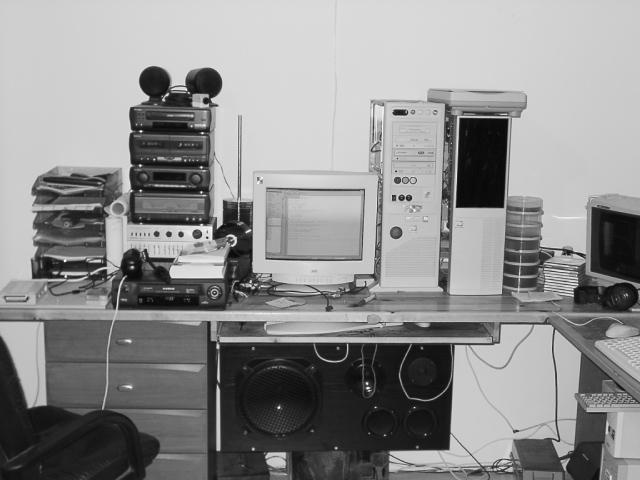
#> input picture bgs/00000099.jpg, 640 x 480 px, given in place of 00000003.jpg, which was not available
$ jupyter execute --allow-errors data_generator.ipynb   (shell and % lines are left out)
#> lines starting #> are read from the running program, lines starting #| are printed output that depends on the picture; after the words box and inside, x2 and y2 are one past the last pixel; in counts of white or black regions, pixels touching at a corner belong together; pictures that were not available may be replaced by others from this repository, and a replacement may not be noted
[cell 1]
from google.colab import drive
drive.mount('/gdrive')

[cell 2]
%cd "/gdrive/My Drive/Colab Notebooks/plate-detector"

[cell 3]
# Importation des bibliothéques utiles
import os
import sys
import random # Pour la génération aléatoire
import shutil # Pour la suppression des chemins
import itertools
import numpy as np # Pour les calculs matriciels
import matplotlib.pyplot as plt # Pour la visualisation en Jupyter
from PIL import Image, ImageDraw, ImageFont # Pour son support de la langue arabe
import cv2 # Indispensable pour le traitement d'images :)

[cell 4]
## Variables du scripts :

FONT_HEIGHT = 30  # Le nombre de pixels dans un caractère´: Contrôle la qualité
MAX_RUNS = 10000 # Nombre d'images à générer
PLATE_H_INTERVAL = (110,180) # Intervale de la largeur d'une plaque
PLATE_W_INTERVAL = (500,700) # Intervale de la longueur d'une plaque
OUTPUT_SHAPE = (240, 320) # Dimension de l'image de sortie
DEFAULT_POSITION = 0 # Une constante définissant l'absence de plaque dans l'image
NOISE_SCALE = 0.05 # Le rapport de bruit(par rapport à 1) : Pratiquement entre 0.01 et 0.1
ROOT_DIR = 'C:/Users/utilisateur/Documents/plate-detector/'
FONT_DIR = ROOT_DIR + 'fonts/'
BGS_DIR = ROOT_DIR + 'bgs/'
DATA_DIR = ROOT_DIR + 'data/GENERATED_DATASET/'
IMGS_DIR = DATA_DIR + 'imgs/'
ANNS_DIR = DATA_DIR + 'anns/'
DIRS = [IMGS_DIR, ANNS_DIR]

# Les fontes des lettres et nombres utilisées pour les plaques marocaines
numbers_fonts = {'font_1' : ImageFont.truetype(FONT_DIR + 'numbers/' + '1.ttf', FONT_HEIGHT * 4),
                 'font_2' : ImageFont.truetype(FONT_DIR + 'numbers/' + '2.ttf', FONT_HEIGHT * 4)}
letters_fonts = {'font_1' : ImageFont.truetype(FONT_DIR + 'letters/' + '1.ttf', FONT_HEIGHT * 4),
                 'font_2' : ImageFont.truetype(FONT_DIR + 'letters/' + '2.ttf', FONT_HEIGHT * 4)}

letters = ['أ', 'ب', 'ج', 'د', 'ش', 'س']
numbers = ['1','2','3','4','5','6','7','8','9','0']
# L'utilisation des lettres latins est justifiée par l'incompatibilité du systéme d'exploitation
latin_letters = {'أ':'A', 'ب':'B', 'ج':'J', 'د':'D', 'ش':'X', 'س':'S', }

[cell 5]
## Une fonction pour les simples détections

def bounding_box(mask, default = DEFAULT_POSITION, output = OUTPUT_SHAPE):
    '''Une fonction qui retourne les coordonnées du rectangle limitant l'objet blanc (pixel = 1)
       dans une image noire (pixel = 0)'''

    top = default
    bottom = default
    for i in range(0,output[0],1):
        if top == default and any(mask[i] > 0) :
            top = i
        if bottom == default and any(mask[output[0] - 1 - i] > 0) :
            bottom = output[0] - 1 - i
        if top != default and bottom != default :
            break
    left = default
    right = default
    for i in range(0,output[1],1):
        if left == default and any(mask.T[i] > 0) :
            left = i
        if right == default and any(mask.T[output[1] - 1 - i] > 0) :
            right = output[1] - 1 - i
        if left != default and right != default :
            break
    return top, left, bottom, right

[cell 6]
## Creation des nombres et lettres a utiliser lors de la creation de la plaque

letters_dim = {}
letters_img = {}
for font in letters_fonts :
    for letter in letters:
        tab = np.zeros((300, 300)) # Un tableau de dimensions suffisament grande pour qu'on écrit la lettre
        img = Image.fromarray(tab) # Transformation en une image (Objet PIL.Image)
        draw = ImageDraw.Draw(img) # Un curseur permettant la modification (écriture) de l'image
        draw.text((60, 60), letter, font=letters_fonts[font]) # Ecriture la lettre au centre de l'image
        img = np.array(img) # Transformation en un tableau (Objet np.array)
        top, left, bottom, right = bounding_box(img, 0,(300, 300)) # Détection des contour de la lettre
        img = img[top:bottom,left:right] # Extraction de la lettre
        letters_dim[font + '_' + letter] = (bottom - top, right - left) # Stockage des dimensions de la lettre
        letters_img[font + '_' + letter] = img # Stockage de la lettre

numbers_dim = {}
numbers_img = {}
for font in numbers_fonts :
    for number in numbers:
        tab = np.zeros((300, 300)) # it's known
        img = Image.fromarray(tab)
        draw = ImageDraw.Draw(img)
        draw.text((60,60), number, font=numbers_fonts[font])
        img = np.array(img)
        top, left, bottom, right = bounding_box(img, 0, (300, 300))
        img = img[top-5:bottom+5,left-5:right+5]
        numbers_dim[font + '_' + number] = (bottom - top + 10, right - left + 10)
        numbers_img[font + '_' + number] = img

[cell 7]
# Visualisation des caractères créées

fig = plt.figure(figsize=(20, 10)) # Pour une multi-visualisation
columns = max(len(numbers), len(letters))
rows = len(numbers_fonts) + len(letters_fonts)

i = 1  # Un ompteur

for font in numbers_fonts:
    for number in numbers :
        img = numbers_img[font + '_' + number]
        fig.add_subplot(rows, columns, i)
        plt.imshow(img,cmap='gray')
        i += 1

for font in letters_fonts:
    for letter in letters :
        img = letters_img[font + '_' + letter]
        fig.add_subplot(rows, columns, i)
        plt.imshow(img,cmap='gray')
        i += 1
    i += columns - len(letters)

plt.show()
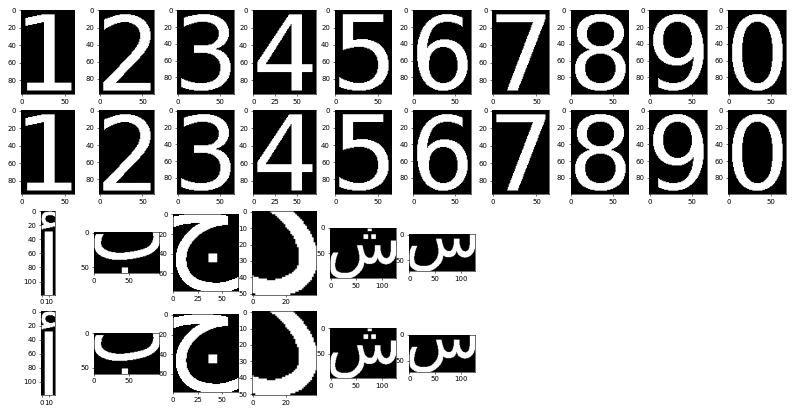
#> figure drawn by matplotlib, 32 panels

[cell 8]
##Fonctions du programme :
def random_plate():
    ''' Une fonction permettant la creation d'une plaqueavec un numéro de matricule aléatoire
        Remarque : Les caractères 'flottent' sur la surface de la plaque.'''

    # Fixation des valeurs aléatoires
    plate_w = random.randint(*PLATE_W_INTERVAL)
    plate_h = random.randint(*PLATE_H_INTERVAL)
    number = str(random.randint(1, 99999))
    letter = random.sample(letters, 1)[0]
    region = str(random.randint(1, 99))
    line_width = np.random.randint(4,9)
    line_length = np.random.randint(plate_h - 40, plate_h - 20)
    number_font = random.sample(list(numbers_fonts),1)[0]
    letter_font = random.sample(list(letters_fonts),1)[0]

    # code = '{:<5}-{:}-{:<2}'.format(number, letter, region)
    latin_code = '{:<5}-{:}-{:<2}'.format(number, latin_letters[letter], region)
    plate = np.zeros((plate_h,plate_w))

    # l'ajout des motifs consecutivement suit une loi decroissante
    # qui tend a positionner les nombres caractérisant la région extremmement à gauche.
    # Ma solution est de suivre un mouvement oscillatoir d'insertion

    # Ajout des nombres a gauche
    max_numbers_h = max([numbers_dim[number_font + '_' + n][0] for n in numbers])
    max_numbers_w = max([numbers_dim[number_font + '_' + n][1] for n in numbers])

    occupied = plate_w - len(number + region) * max_numbers_w - letters_dim[letter_font + '_' + letter][1] - 2 * line_width
    x_cursor = np.random.randint(0, occupied - 1)
    for n in number :
        y_cursor = np.random.randint(1, plate_h - numbers_dim[number_font + '_' + n][0])
        plate[y_cursor : y_cursor + numbers_dim[number_font + '_' + n][0], x_cursor : x_cursor + numbers_dim[number_font + '_' + n][1]] = numbers_img[number_font + '_' + n]
        x_cursor += numbers_dim[number_font +  '_' + n][1]

    # Ajout des nombres a droites (La region)
    occupied = x_cursor + line_width * 2 + letters_dim[letter_font + '_' + letter][1] + len(region) * max_numbers_w
    x2_cursor = np.random.randint(occupied - 1 , plate_w - 1)
    for n in region :
        x2_cursor -= numbers_dim[number_font +  '_' + n][1]
        y_cursor = np.random.randint(0, plate_h - numbers_dim[number_font + '_' + n][0])
        plate[y_cursor : y_cursor + numbers_dim[number_font + '_' + n][0], x2_cursor : x2_cursor + numbers_dim[number_font + '_' + n][1]] = numbers_img[number_font + '_' + n]

    # J'ai choisi une loi de Bernoulli pour caractériser l'exitence des lignes
    if random.random() > 0.3 :
        # Ajout de La ligne a droite
        occupied = x2_cursor - letters_dim[letter_font + '_' + letter][1] - 2 * line_width
        x_cursor = np.random.randint(x_cursor - 1, occupied + 1)
        y_cursor = np.random.randint(1, plate_h - line_length)
        plate[y_cursor : y_cursor + line_length, x_cursor : x_cursor + line_width] = np.ones((line_length, line_width))
        x_cursor += line_width

        # Ajout de la ligne a gauche
        occupied = x_cursor + letters_dim[letter_font + '_' + letter][1] + line_width
        x2_cursor = np.random.randint(occupied - 1, x2_cursor + 1)
        x2_cursor -= line_width
        y_cursor = np.random.randint(0, plate_h - line_length)
        plate[y_cursor : y_cursor + line_length, x2_cursor : x2_cursor + line_width] = np.ones((line_length, line_width))

    # Ajout de la lettre
    occupied = x2_cursor - letters_dim[letter_font + '_' + letter][1]
    x_cursor = np.random.randint(x_cursor - 1, occupied + 1)
    y_cursor = np.random.randint(0, plate_h - letters_dim[letter_font + '_' + letter][0])
    plate[y_cursor : y_cursor + letters_dim[letter_font + '_' + letter][0], x_cursor : x_cursor + letters_dim[letter_font + '_' + letter][1]] = letters_img[letter_font + '_' + letter]
    return plate, latin_code

def pick_colors():
    '''Choix de couleurs utilisées pour la plaque et pour son contenu (les chiffres)
       Remarque : Le choix se fait avec la condition de visibilité des chiffres dans la plaque'''
    first = True

    # La couleur des caractères doit les permettre d'être visibles
    while first or plate_color - text_color < 0.5:
        text_color = random.random()
        plate_color = random.random()
        if text_color > plate_color:
            text_color, plate_color = plate_color, text_color
        first = False
    return text_color, plate_color

def matrice_rotation(yaw, pitch, roll):
    '''Une fonction permettant de générer une matrice de rotation tridimentionnelle
       à partir des trois angles fournies (yaw, pitch, roll)'''

    # Le produit des isométries (Rotations dans R3) est une isométrie (Rotation dans R3)

    # Rotation selon l'axe Y
    c, s = np.cos(yaw), np.sin(yaw)
    M = np.matrix([   [  c, 0.,  s],
                      [ 0., 1., 0.],
                      [ -s, 0.,  c]])

    # Rotation selon l'axe X
    c, s = np.cos(pitch), np.sin(pitch)
    M = np.matrix([   [ 1., 0., 0.],
                      [ 0.,  c, -s],
                      [ 0.,  s,  c]]) * M

    # Rotation selon l'axe Z
    c, s = np.cos(roll), np.sin(roll)
    M = np.matrix([   [  c, -s, 0.],
                      [  s,  c, 0.],
                      [ 0., 0., 1.]]) * M
    return M

def rounded_rect(shape, rayon):
    '''Un mask pour la plaque plus realiste (Les contours sont plutot des arcs / quarts de circle)'''
    out = np.ones(shape)

    # On ne laisse que les coins du mask (des petits carreax de cotes R avec R le rayon fourni en parametre)
    out[:rayon, :rayon] = 0.0
    out[-rayon:, :rayon] = 0.0
    out[:rayon, -rayon:] = 0.0
    out[-rayon:, -rayon:] = 0.0

    # On remplit les cercle de rayon R sur les quatres qoins du mask
    cv2.circle(out, (rayon, rayon), rayon, 1.0, -1)
    cv2.circle(out, (rayon, shape[0] - rayon), rayon, 1.0, -1)
    cv2.circle(out, (shape[1] - rayon, rayon), rayon, 1.0, -1)
    cv2.circle(out, (shape[1] - rayon, shape[0] - rayon), rayon, 1.0, -1)
    return out

def generate_plate(font_height):
    '''Une fonction combinant les éléments de la plaque'''

    rayon = 1 + int(font_height * 0.5 * random.random())
    text_color, plate_color = pick_colors()
    text_mask, latin_code = random_plate()
    out_shape = text_mask.shape
    plate = (np.ones(out_shape) * plate_color * (1. - text_mask) + np.ones(out_shape) * text_color * text_mask)
    mask = rounded_rect(out_shape, rayon)
    return plate, mask, latin_code

def generate_bg(num_bg_images):
    ''' Une fonction qui retourne une image négative dimensionnée par les dimensions de la sortie '''

    found = False
    while not found:
        # Prendre une image négative aléatoire
        fname = BGS_DIR + '{:08d}.jpg'.format(random.randint(0, num_bg_images - 1))
        bg = cv2.imread(fname)
        bg = cv2.cvtColor(bg, cv2.COLOR_RGB2GRAY) / 255

        # Puisque les images sont de dimensions variables, on s'assure que l'image peut founir la résolution demandé
        if (bg.shape[1] >= OUTPUT_SHAPE[1] and bg.shape[0] >= OUTPUT_SHAPE[0]):
            found = True

    # Rogner les images négatives : ce processus permet de créer plus d'arrières plans
    x = random.randint(0, bg.shape[1] - OUTPUT_SHAPE[1])
    y = random.randint(0, bg.shape[0] - OUTPUT_SHAPE[0])
    bg = bg[y:y + OUTPUT_SHAPE[0], x:x + OUTPUT_SHAPE[1]]
    return bg

def make_affine_transform(from_shape, to_shape,
                          min_scale, max_scale,
                          scale_variation=1.0,
                          rotation_variation=1.0,
                          translation_variation=1.0):
    ''' Une fonction qui retourne une matrice de transformation affine
        et une valeur booléenne caractérisant la sortie de la plaque des limites de l'image
        à partir des paramètres et limites de rotation, translation et dimensionnement '''

    from_size = np.array([[from_shape[1], from_shape[0]]]).T # Vecteur colonne de dimensions de la plaque
    to_size = np.array([[to_shape[1], to_shape[0]]]).T # Vecteur colonne de dimensions de l'image négative

    # Calcul du coefficient de dimensionnement en respectant les limites et la variation imposées
    scale = random.uniform((min_scale + max_scale) * 0.5 -
                           (max_scale - min_scale) * 0.5 * scale_variation,
                           (min_scale + max_scale) * 0.5 +
                           (max_scale - min_scale) * 0.5 * scale_variation)

    # Une plaque très petite ou très grande sera éliminée aussi
    if scale > max_scale or scale < min_scale:
        out_of_bounds = True
    else:
        out_of_bounds = False

    # Calcul des angles de rotation en respectant
    roll = random.uniform(-np.pi / 6, np.pi / 6) * rotation_variation
    pitch = random.uniform(-np.pi / 6, np.pi / 6) * rotation_variation
    yaw = random.uniform(-np.pi / 6, np.pi / 6) * rotation_variation

    # Calcul et projection de la matrice de rotation
    M = matrice_rotation(yaw, pitch, roll)[:2, :2]

    # Matrice des coordonnées des sommets de la plaque par rapport au centre
    h, w = from_shape
    corners = np.matrix([[-w, +w, -w, +w],
                         [-h, -h, +h, +h]]) / 2

    # Dimensions du rectangle délimitant la plaque après rotation
    skewed_size = np.array(np.max(M * corners, axis=1) - np.min(M * corners, axis=1))

    # On maximize la valeur de la constante de redimensionnement
    # de façon à ce qu'elle prend en considération la rotation de la plaque
    scale *= np.min(to_size / skewed_size)
    M *= scale

    # Set the translation such that the skewed and scaled image falls withinthe output shape's bounds.
    trans = (np.random.random((2,1)) - 0.5) * translation_variation
    trans = ((2.0 * trans) ** 5.0) / 2.0
    if np.any(trans < -0.5) or np.any(trans > 0.5):
        out_of_bounds = True
    trans = (to_size - skewed_size * scale) * trans

    # Création de la matrice finale par concaténation de la matrice de rotation avec celle de translation.
    center_to = to_size / 2.
    center_from = from_size / 2.
    M = np.hstack([M, trans + center_to - M * center_from])
    return M, out_of_bounds

def generate_img(num_bg_images):
    '''Une fonction de synthèse qui génère la base de données'''

    bg = generate_bg(num_bg_images)
    plate, mask, latin_code = generate_plate(FONT_HEIGHT)

    if Visual:
        fig.add_subplot(2, 3, 1)
        plt.imshow(plate,cmap='gray')
        fig.add_subplot(2, 3, 4)
        plt.imshow(bg,cmap='gray')

    # Calcul de la matrice de transformation affine (trans * rot * scale)
    # avec une variable booléenne caractérisant la sortie de la plaque des limites de l'image
    M, out_of_bounds = make_affine_transform(from_shape=plate.shape,
                                             to_shape=bg.shape,
                                             min_scale=0.3,
                                             max_scale=1.0,
                                             rotation_variation=0.8,
                                             scale_variation=1.0,
                                             translation_variation=1.0)

    # Condition pour se débarasser des images de plaques qui sortent des limites de la plaque
    # La condition est séparé pour faciliter son élimination pour générer d'autre type de base de données
    if out_of_bounds:
        return generate_img(num_bg_images)

    # Application de la transformation affine de la plaque dans une image de même dimensions que la sortie demandée
    plate = cv2.warpAffine(plate, M, (bg.shape[1], bg.shape[0]))
    if Visual:
        fig.add_subplot(2, 3, 2)
        plt.imshow(plate,cmap='gray')

    # Application de la même transformation sur le masque de la plaque
    mask = cv2.warpAffine(mask, M, (bg.shape[1], bg.shape[0]))
    if Visual:
        fig.add_subplot(2, 3, 3)
        plt.imshow(mask,cmap='gray')

    # Une simple détection du rectangle délimitant le masque ; C'est le même rectangle qui délimite la plaque
    box = bounding_box(mask)

    # Superposition de la plaque, du masque et de l'image nögative
    img = plate * mask + bg * (1.0 - mask)
    if Visual:
        fig.add_subplot(2, 3, 5)
        plt.imshow(img,cmap='gray')

    # Ajout du bruit
    img += np.random.normal(scale = NOISE_SCALE, size = img.shape)
    if Visual:
        fig.add_subplot(2, 3, 6)
        plt.imshow(img,cmap='gray')

    return img, not out_of_bounds, latin_code, box

def generate_imgs():
    '''Une fonction génératrice de données (yield au lieu de return)'''

    num_bg_images = len(os.listdir(BGS_DIR))
    while True:
        yield generate_img(num_bg_images)

def show_image(image, labels = None):
    '''Une fonction permettant l'affichage d'une image et le tracage d'un rectangle autour de l'objet annoté
       (s'il y'en a)'''

    if not labels == None:
        (p, top, left, bottom, right) = labels
        cv2.rectangle(image, (int(left), int(top)), (int(right), int(bottom)) , (0,0,0),4)
    plt.imshow(image,cmap='gray')
    plt.show()

def save_file(img_idx, plate, p, latin, box):
    '''Une fonction qui enregistre les données générées'''

    img_name = IMGS_DIR + '{:08d}_{}_{}.png'.format(img_idx, latin, int(p))
    ann_name = ANNS_DIR + '{:08d}_{}_{}.txt'.format(img_idx, latin, int(p))

    ann = open(ann_name, mode = 'w', encoding = 'utf-8')
    contenu = 'Plate,{},{},{},{},{},{}\n'.format(*box, *OUTPUT_SHAPE)
    ann.write(contenu)
    ann.close()
    cv2.imwrite(img_name, plate * 255)

[cell 9]
# Création des chemins des données
for DIR in DIRS:
    shutil.rmtree(DIR, ignore_errors=True)
    os.makedirs(DIR)

Visual = False # Eteindre la visualisation
# Création de l'itérateur qui génère un nombre fixe de données
im_gen = itertools.islice(generate_imgs(),MAX_RUNS)

#> (the rest of this cell did not finish here and is left out)

#> in generate_bg, `bg = bg[y:y + OUTPUT_SHAPE[0], x:x + OUTPUT_SHAPE[1]]`:
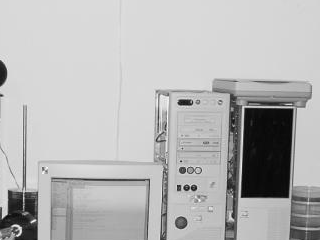
#> bg: shape (240, 320) float64; min 0.0118, max 1, mean 0.714
    save_file(img_idx, plate, p, latin, box)
    # Visualisation et mise à jour d'avancement de génération des données
    i = (img_idx / MAX_RUNS) * 100
    if int(i) == i:
        sys.stdout.write("\r%d%%" % i)
        sys.stdout.flush()

plt.show()
print('\rLa création de {} données est términé !!'.format(MAX_RUNS))

[cell 10]
## Visualisation des étapes de création
Visual = True
fig = plt.figure(figsize=(20, 10)) # Pour une multi-visualisation
dummy = generate_img(1)
#> call 2 of generate_img, with num_bg_images = 1
#> call 2 of generate_bg, with num_bg_images = 1
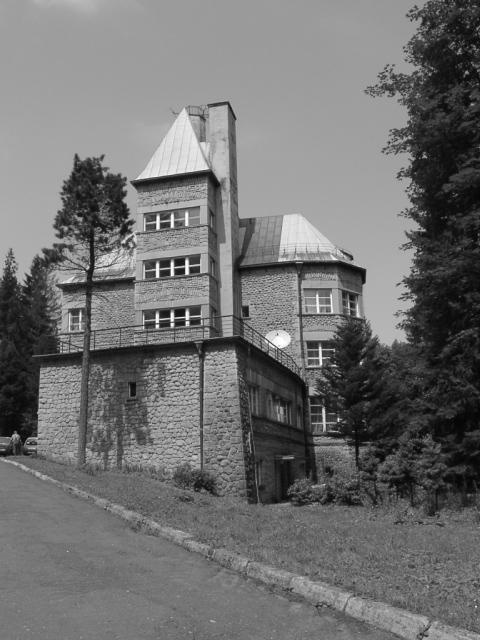
#> input picture bgs/00000140.jpg, 480 x 640 px, given in place of 00000000.jpg, which was not available
#> in generate_bg, bg is the input picture: shape (640, 480, 3); min 0, max 255, mean 112.2
#> in generate_bg (call 2), `bg = bg[y:y + OUTPUT_SHAPE[0], x:x + OUTPUT_SHAPE[1]]`:
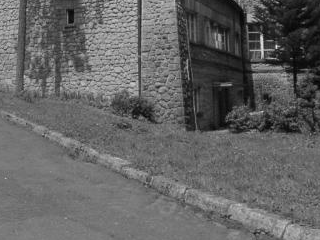
#> bg: shape (240, 320) float64; min 0, max 0.949, mean 0.391
#> in rounded_rect, `cv2.circle(out, (rayon, rayon), rayon, 1.0, -1)`:
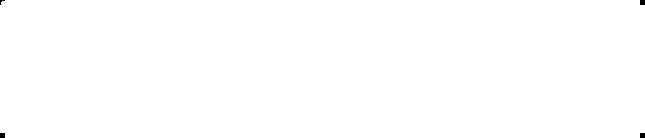
#> out: shape (138, 645) float64; values 0 (black) and 1 (white), 99.9% white; 4 black regions (1 under 20 px), largest, box (x1, y1, x2, y2) and area: (640, 0, 645, 5) 25, (0, 133, 5, 138) 25, (640, 133, 645, 138) 25
#> in rounded_rect, `cv2.circle(out, (rayon, shape[0] - rayon), rayon, 1.0, -1)`: out: shape (138, 645) float64; values 0 (black) and 1 (white), 99.9% white; 4 black regions (2 under 20 px), largest, box (x1, y1, x2, y2) and area: (640, 0, 645, 5) 25, (640, 133, 645, 138) 25
#> in rounded_rect, `cv2.circle(out, (shape[1] - rayon, rayon), rayon, 1.0, -1)`: out: shape (138, 645) float64; values 0 (black) and 1 (white), 99.9% white; 4 black regions (3 under 20 px), largest, box (x1, y1, x2, y2) and area: (640, 133, 645, 138) 25
#> in rounded_rect, `cv2.circle(out, (shape[1] - rayon, shape[0] - rayon), rayon, 1.0, -1)`: out: shape (138, 645) float64; values 0 (black) and 1 (white), 100% white; black in thin lines or dots
#> in generate_img (call 2), `box = bounding_box(mask)`:
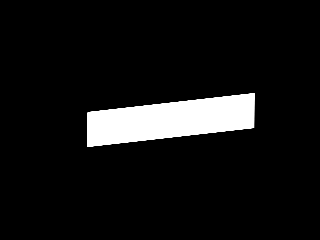
#> mask: shape (240, 320) float64; min 0, max 1, mean 0.0771
#> in generate_img (call 2), `img = plate * mask + bg * (1.0 - mask)`:
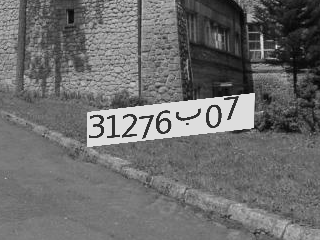
#> img: shape (240, 320) float64; min 0, max 0.949, mean 0.425
#> in generate_img (call 2), `img += np.random.normal(scale = NOISE_SCALE, size = img.shape)`:
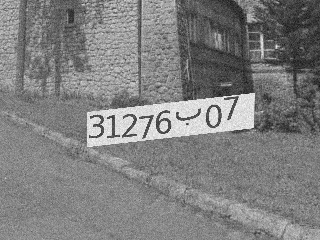
#> img: shape (240, 320) float64; min -0.186, max 1.03, mean 0.425; drawn with min black and max white
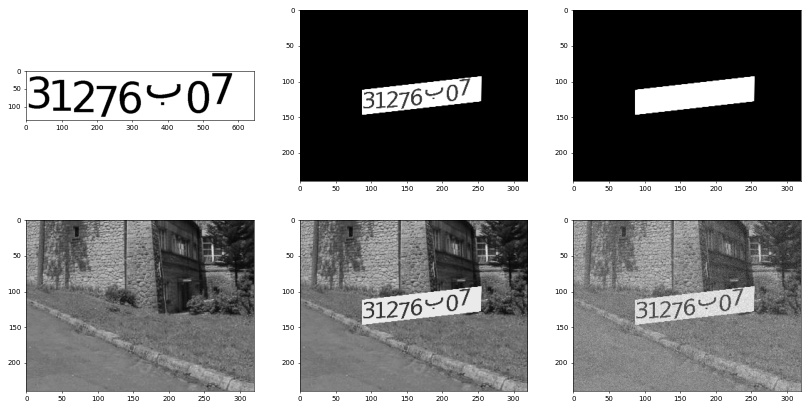
#> figure drawn by matplotlib, 6 panels
